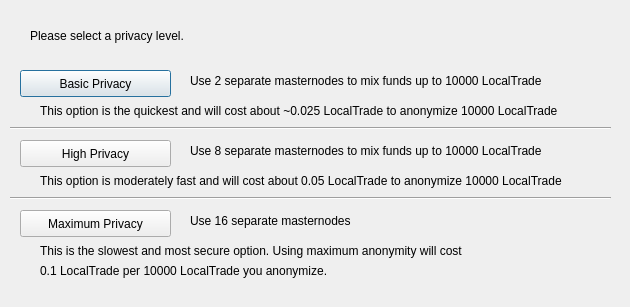
<?xml version="1.0" encoding="UTF-8"?>
<ui version="4.0">
 <class>ObfuscationConfig</class>
 <widget class="QDialog" name="ObfuscationConfig">
  <property name="geometry">
   <rect>
    <x>0</x>
    <y>0</y>
    <width>630</width>
    <height>307</height>
   </rect>
  </property>
  <property name="windowTitle">
   <string>Configure Obfuscation</string>
  </property>
  <widget class="QPushButton" name="buttonBasic">
   <property name="geometry">
    <rect>
     <x>20</x>
     <y>70</y>
     <width>151</width>
     <height>27</height>
    </rect>
   </property>
   <property name="text">
    <string>Basic Privacy</string>
   </property>
  </widget>
  <widget class="QPushButton" name="buttonHigh">
   <property name="geometry">
    <rect>
     <x>20</x>
     <y>140</y>
     <width>151</width>
     <height>27</height>
    </rect>
   </property>
   <property name="text">
    <string>High Privacy</string>
   </property>
  </widget>
  <widget class="QPushButton" name="buttonMax">
   <property name="geometry">
    <rect>
     <x>20</x>
     <y>210</y>
     <width>151</width>
     <height>27</height>
    </rect>
   </property>
   <property name="text">
    <string>Maximum Privacy</string>
   </property>
  </widget>
  <widget class="QLabel" name="label">
   <property name="geometry">
    <rect>
     <x>30</x>
     <y>20</y>
     <width>571</width>
     <height>31</height>
    </rect>
   </property>
   <property name="text">
    <string>Please select a privacy level.</string>
   </property>
  </widget>
  <widget class="QLabel" name="label_2">
   <property name="geometry">
    <rect>
     <x>190</x>
     <y>70</y>
     <width>421</width>
     <height>21</height>
    </rect>
   </property>
   <property name="text">
    <string>Use 2 separate masternodes to mix funds up to 10000 LocalTrade</string>
   </property>
  </widget>
  <widget class="QLabel" name="label_3">
   <property name="geometry">
    <rect>
     <x>190</x>
     <y>140</y>
     <width>411</width>
     <height>21</height>
    </rect>
   </property>
   <property name="text">
    <string>Use 8 separate masternodes to mix funds up to 10000 LocalTrade</string>
   </property>
  </widget>
  <widget class="QLabel" name="label_4">
   <property name="geometry">
    <rect>
     <x>190</x>
     <y>210</y>
     <width>421</width>
     <height>21</height>
    </rect>
   </property>
   <property name="text">
    <string>Use 16 separate masternodes</string>
   </property>
  </widget>
  <widget class="QLabel" name="label_6">
   <property name="geometry">
    <rect>
     <x>40</x>
     <y>100</y>
     <width>561</width>
     <height>21</height>
    </rect>
   </property>
   <property name="text">
    <string>This option is the quickest and will cost about ~0.025 LocalTrade to anonymize 10000 LocalTrade</string>
   </property>
  </widget>
  <widget class="QLabel" name="label_7">
   <property name="geometry">
    <rect>
     <x>40</x>
     <y>170</y>
     <width>561</width>
     <height>21</height>
    </rect>
   </property>
   <property name="text">
    <string>This option is moderately fast and will cost about 0.05 LocalTrade to anonymize 10000 LocalTrade</string>
   </property>
  </widget>
  <widget class="QLabel" name="label_8">
   <property name="geometry">
    <rect>
     <x>40</x>
     <y>240</y>
     <width>561</width>
     <height>21</height>
    </rect>
   </property>
   <property name="text">
    <string>This is the slowest and most secure option. Using maximum anonymity will cost</string>
   </property>
  </widget>
  <widget class="QLabel" name="label_9">
   <property name="geometry">
    <rect>
     <x>40</x>
     <y>260</y>
     <width>561</width>
     <height>21</height>
    </rect>
   </property>
   <property name="text">
    <string>0.1 LocalTrade per 10000 LocalTrade you anonymize.</string>
   </property>
  </widget>
  <widget class="Line" name="line">
   <property name="geometry">
    <rect>
     <x>10</x>
     <y>120</y>
     <width>601</width>
     <height>16</height>
    </rect>
   </property>
   <property name="orientation">
    <enum>Qt::Horizontal</enum>
   </property>
  </widget>
  <widget class="Line" name="line_2">
   <property name="geometry">
    <rect>
     <x>10</x>
     <y>190</y>
     <width>601</width>
     <height>16</height>
    </rect>
   </property>
   <property name="orientation">
    <enum>Qt::Horizontal</enum>
   </property>
  </widget>
 </widget>
 <resources/>
 <connections/>
</ui>
